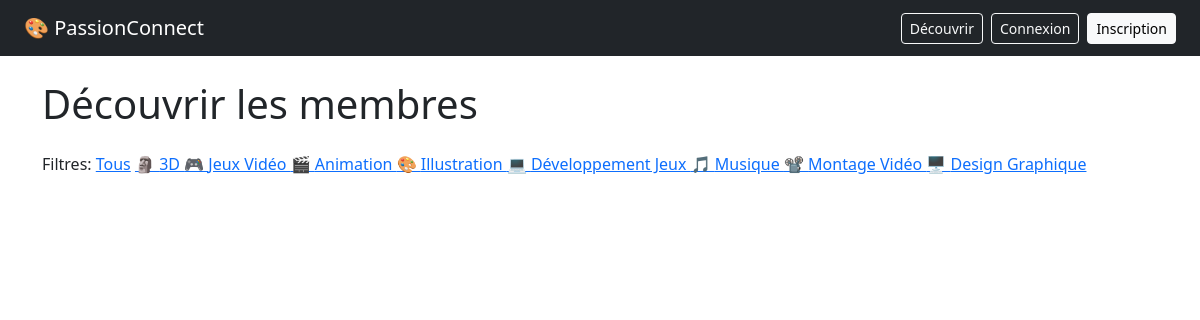
/decouverte?passion=Illustration, run on the app's committed database.
### tables this page shows
CREATE TABLE passion (
            id INTEGER PRIMARY KEY AUTOINCREMENT,
            nom TEXT NOT NULL UNIQUE,
            icone TEXT
        );

### app/decouverte/routes.py (the view)
@decouverte.route('/decouverte')
def page_decouverte():
    db = get_db()
    cursor = db.cursor()
    toutes_passions = cursor.execute(
        'SELECT * FROM passion'
    ).fetchall()
    poste = cursor.execute('''
        SELECT user.id, user.username, user.bio,
            GROUP_CONCAT(passion.icone || ' ' || passion.nom) as passions
        FROM user
        LEFT JOIN user_passion ON user.id = user_passion.user_id
        LEFT JOIN passion ON passion.id = user_passion.passion_id
        GROUP BY user.id
    ''').fetchall()
    passion_choisie = request.args.get('passion')
    if passion_choisie:
        poste = cursor.execute('''
            SELECT user.id, user.username, user.bio,
                GROUP_CONCAT(passion.icone || ' ' || passion.nom) as passions
            FROM user
            LEFT JOIN user_passion ON user.id = user_passion.user_id
            LEFT JOIN passion ON passion.id = user_passion.passion_id
            WHERE passion.nom = ?
            GROUP BY user.id
        ''', (passion_choisie,)).fetchall()
    db.close()
    return render_template('decouverte.html', poste=poste, toutes_passions=toutes_passions)

### database.py (called while the page is built)
def get_db():
    db = sqlite3.connect('passionconnect.db') #retoune des dictionnaires au lieu des tuples
    db.row_factory = sqlite3.Row
    return db

### app/templates/decouverte.html (shortened to what this page needs)
{% extends 'base.html' %}
{% block contenu %}
    <h1 class="mb-4">Découvrir les membres</h1>
    <p>Filtres:
        <a href="/decouverte">Tous</a>
        {% for passion in toutes_passions %}
            <a href="/decouverte?passion={{ passion.nom }}"> {{ passion.icone}} {{ passion.nom }} </a>
        {% endfor %}
    </p>
{% endblock %}

### data on the page
passion: icone "🗿", nom "3D"
passion: icone "🎮", nom "Jeux Vidéo"
passion: icone "🎬", nom "Animation"
passion: icone "🎨", nom "Illustration"
passion: icone "💻", nom "Développement Jeux"
passion: icone "🎵", nom "Musique"
passion: icone "📽️", nom "Montage Vidéo"
passion: icone "🖥️", nom "Design Graphique"
